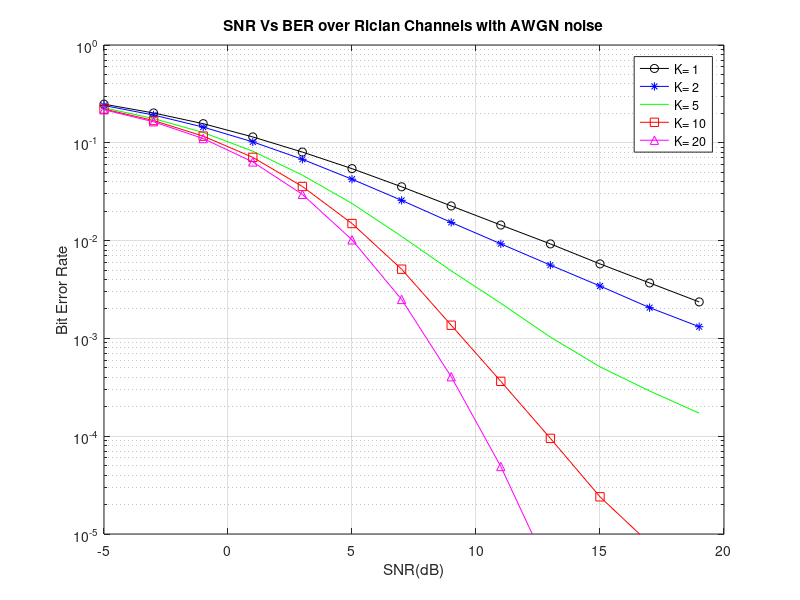

Here is the MATLAB script that generated this plot:
close all
clear all;
clc;

%BPSK Generation

N=10^6;                      
data=rand(1,N)>0.5;         
sym=2*data-1;  
colorstflex='kbgrm';
snr_dB=-5:2:20; %for multiple snr
K=[1 2 5 10 20 ]; 
tot_Power=1; %LOS and scatter path power

sim_ricean=zeros(1,length(snr_dB));
plotStyle={'-o','-*','-r','-s','-^'};
for index=1:length(K)
    k=K(index);
    s=sqrt(k/(k+1)*tot_Power);      % non central parameter
    sigma=tot_Power/sqrt(2*(k+1));
    
    %sim_BER_r=zeros(1,length(snr_dB));

    for i=1:length(snr_dB)
        n=(10^(-snr_dB(i)/20));  
        noise=1/sqrt(2)*(randn(1,N)+1i*randn(1,N));           % AwGN noise with mean =0 and var =1
        h=((sigma*randn(1,N)+s) + 1i*(randn(1,N)*sigma +0)); %Rician fading
     
        y_ricean=h.*sym + noise*n;  % received signal through rician channel
     
     
     
     
       %coherent reciver 
       y_rcv=y_ricean./h; %equalisation of received signalby channel information at receiver.
       yHat=real(y_rcv)>0;
     
       %receiver for AWGN channel
       sim_ricean(i)=sum(xor(data,yHat));
   
    end
    sim_ricean=sim_ricean/N;
    snr=10.^(snr_dB/10); % for linear scale
    semilogy(snr_dB,sim_ricean,plotStyle{index},'color',colorstflex(index));
    hold on;
    legendInfo{index} =['K= ',num2str(K(index))];
   
    
     
end


grid on;
axis([-5 20 10^-5 1]);
legend(legendInfo);
title('SNR Vs BER over Rician Channels with AWGN noise');
xlabel('SNR(dB)');
ylabel('Bit Error Rate');

     
     
    
    
    
